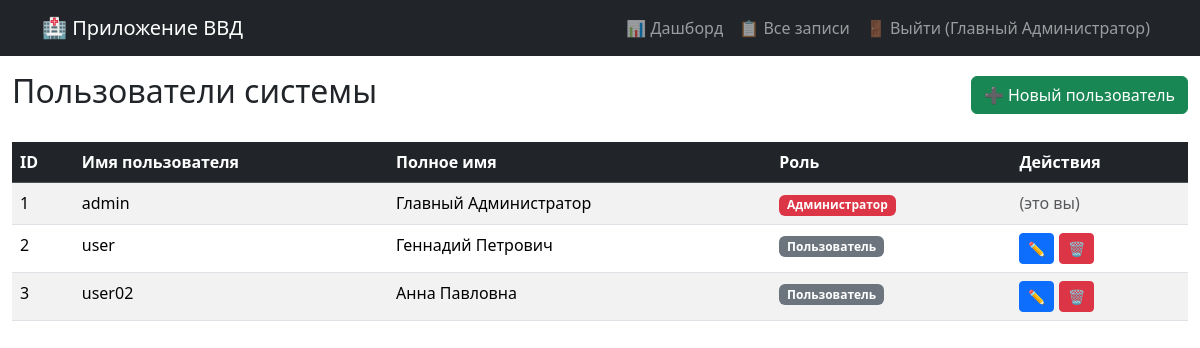
Page /users (signed in) on the earlier database version.
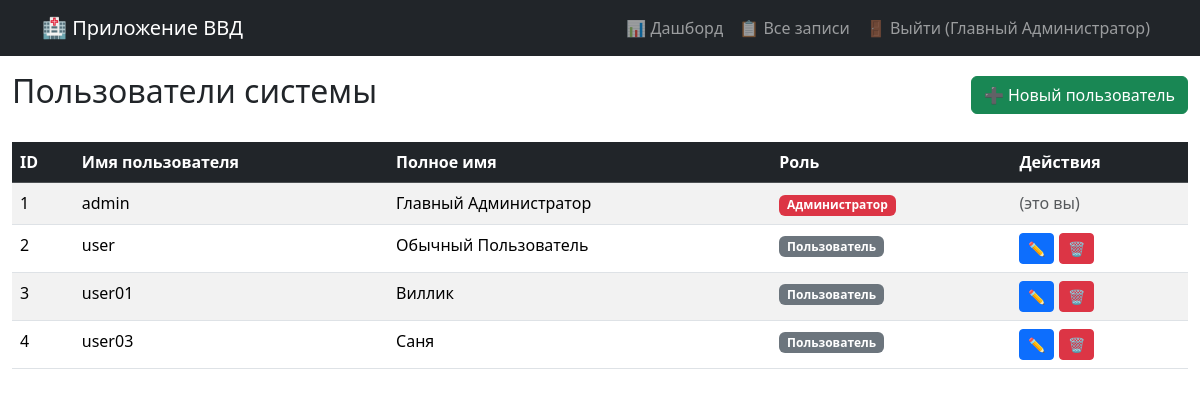
Same page on the later database version.
### models.py (models this page shows, shortened)
class User(UserMixin, db.Model):
    __tablename__ = 'users'  # Явно указываем имя таблицы Алиса
    __table_args__ = {'extend_existing': True}  # Добавлено!
    id = db.Column(db.Integer, primary_key=True)
    username = db.Column(db.String(80), unique=True, nullable=False)
    password = db.Column(db.String(200), nullable=False)
    full_name = db.Column(db.String(100))
    role = db.Column(db.String(20), default='user')
    entries = db.relationship('PersonData', backref='author', lazy=True, cascade='all, delete-orphan')
    def is_admin(self):
        return self.role == 'admin'

### app.py (the view)
@app.route('/users')
@login_required
@admin_required
def user_list():
    users = User.query.all()
    return render_template('user_list.html', users=users)

### app.py (called while the page is built)
def admin_required(f):
    @wraps(f)
    def decorated_function(*args, **kwargs):
        if not current_user.is_authenticated or not current_user.is_admin():
            flash('Доступ запрещен. Требуются права администратора.','warning')
            return redirect(url_for('dashboard'))
        return f(*args, **kwargs)
    return decorated_function

@login_manager.user_loader
def load_user(user_id):
    return db.session.get(User, int(user_id)) #User.query.get(int(user_id))

### templates/user_list.html (shortened to what this page needs)
{% extends "base.html" %}
{% block content %}
<div class="d-flex justify-content-between align-items-center mb-4">
    <h2>Пользователи системы</h2>
    <a href="{{ url_for('user_create') }}" class="btn btn-success">➕ Новый пользователь</a>
</div>
<div class="table-responsive">
    <table class="table table-striped table-hover">
        <thead class="table-dark">
            <tr>
                <th>ID</th>
                <th>Имя пользователя</th>
                <th>Полное имя</th>
                <th>Роль</th>
                <th>Действия</th>
            </tr>
        </thead>
        <tbody>
            {% for user in users %}
            <tr>
                <td>{{ user.id }}</td>
                <td>{{ user.username }}</td>
                <td>{{ user.full_name or '—' }}</td>
                <td>
                    {% if user.role == 'admin' %}
                        <span class="badge bg-danger">Администратор</span>
                    {% else %}
                        <span class="badge bg-secondary">Пользователь</span>
                    {% endif %}
                </td>
                <td>
                    {% if user.id != current_user.id %}
                        <a href="{{ url_for('user_edit', user_id=user.id) }}" class="btn btn-sm btn-primary">✏️</a>
                        <a href="{{ url_for('user_delete', user_id=user.id) }}" class="btn btn-sm btn-danger"
                           onclick="return confirm('Вы уверены, что хотите удалить пользователя {{ user.username }}?')">🗑️</a>
                    {% else %}
                        <span class="text-muted">(это вы)</span>
                    {% endif %}
                </td>
            </tr>
            {% endfor %}
        </tbody>
    </table>
</div>
{% endblock %}

### templates/base.html (shortened to what this page needs)
<!DOCTYPE html>
<html lang="ru">
<head>
    {{ bootstrap.load_css() }}
</head>
<body>
    <nav class="navbar navbar-expand-lg navbar-dark bg-dark">
        <div class="container">
            <a class="navbar-brand" href="{{ url_for('dashboard') }}">🏥 Приложение ВВД</a>
            <div class="collapse navbar-collapse" id="navbarNav">
                <ul class="navbar-nav ms-auto">
                    {% if current_user.is_authenticated %}
                        <li class="nav-item">
                            <a class="nav-link" href="{{ url_for('dashboard') }}">📊 Дашборд</a>
                        </li>
                        <li class="nav-item">
                            <a class="nav-link" href="{{ url_for('all_records') }}">📋 Все записи</a>
                        </li>
                        <li class="nav-item">
                            <a class="nav-link" href="{{ url_for('logout') }}">🚪 Выйти ({{ current_user.full_name }})</a>
                        </li>
                    {% else %}
                        <li class="nav-item">
                            <a class="nav-link" href="{{ url_for('login') }}">🔐 Вход</a>
                        </li>
                    {% endif %}
                </ul>
            </div>
        </div>
    </nav>
    <main class="container-fluid mt-3">
        {% block content %}{% endblock %}
    </main>
</body>
</html>

Differences in the rows shown:
changed User "user": full_name "Геннадий Петрович" → "Обычный Пользователь"
changed User id 3: username "user02" → "user01"; full_name "Анна Павловна" → "Виллик"
added User: id "4", username "user03", full_name "Саня", role "Пользователь"
